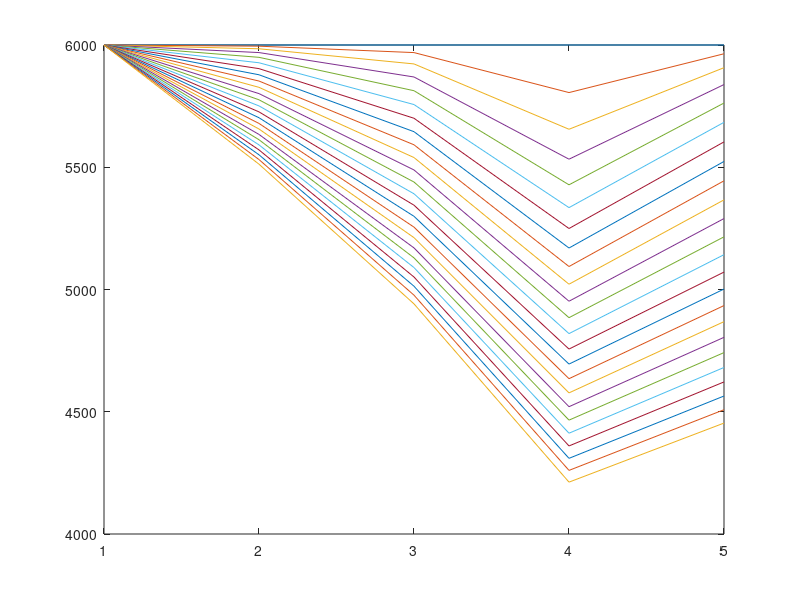

This figure's MATLAB source:
%AmirMohyeddini

%comment
%press|_______|noflow
                                %point distribute
%zarib
%sabet
%zarib=zeros(N-1,N-1);
%sabet=zeros(N-1,1);
%pressure(:,1)=pl;
%if i==1 sabet -left*pl
%press_________noflow

%                                               point distribution
%pressure(n-1,i+1)&&-qsc(i+1) important
%%%%%%%%%%%%%%%%%%%%%%%%%%%%%%%%%%%%%%%%%%%%%%%%%%%%%%%%%%%%%%%%%%%%%%%%%%%

clc;
clear;
close all;

N=5;
phi=0.18;

deltax=zeros(1,N);
for i=1:N
   deltax(1,i)=1000; 
end
deltay=1000;
deltaz=75;
% permx=15;
permx=zeros(1,N);
for i=1:N
   permx(1,i)=15; 
    
end
% Bo=1;
co=3.5e-6;
Bo=@(p) 1;%1/(1+co*(p-4200));
muob=3.5;
pb=2635;
mu=@(p) 10;%muob*(p/pb)^(2.6*(p^1.187)*exp(-11.513+(-8.98e-5*p)));


% deltax=lenx/N;
zarib=zeros(N-1,N-1);
sabet=zeros(N-1,1);
deltat=15;
time=365;
pl=6000;
nt=floor(time/deltat);
pressure=zeros(nt,N);
pressure(1,:)=6000;
pressure(:,1)=pl;

betac=1.127e-3;
alphac=5.615;
Ax=deltay*deltaz;
vb=Ax.*deltax;

qsc=zeros(1,N);
qsc(4)=-150;

% qsc(67)=-10;
for n=2:nt
   for i=1:N-1
        if i==1
         right=(betac*Ax*(deltax(1,i+1)+deltax(1,i+2))/(deltax(1,i+1)/permx(1,i+1)+deltax(1,i+2)/permx(1,i+2)))/(mu(1/2*(pressure(n-1,i+1)+pressure(n-1,i+2)))*Bo(1/2*(pressure(n-1,i+1)+pressure(n-1,i+2)))*(1/2*(deltax(1,i+1)+deltax(1,i+2))));
         left=(betac*Ax*(deltax(1,i+1)+deltax(1,i))/(deltax(1,i+1)/permx(1,i+1)+deltax(1,i)/permx(1,i)))/(mu(1/2*(pressure(n-1,i+1)+pressure(n-1,i)))*Bo(1/2*(pressure(n-1,i+1)+pressure(n-1,i)))*(1/2*(deltax(1,i+1)+deltax(1,i))));
         self=-2*(betac*Ax*permx(1,i+1))/(mu(pressure(n-1,i+1))*Bo(pressure(n-1,i+1))*(deltax(1,i+1)))-(vb(1,i+1)*phi*co)/(alphac*Bo(pressure(n-1,i+1))*deltat); 
           zarib(i,i+1)=right;
           zarib(i,i)=self;
           sabet(i,1)=-qsc(i+1)-(vb(1,i+1)*phi*co)/(alphac*Bo(pressure(n-1,i+1))*deltat)*pressure(n-1,i+1)-left*pl;
           

      elseif i==N-1
         right=(betac*Ax*(deltax(1,i+1)+deltax(1,i+1))/(deltax(1,i+1)/permx(1,i+1)+deltax(1,i+1)/permx(1,i+1)))/(mu(1/2*(pressure(n-1,i+1)+pressure(n-1,i+1)))*Bo(1/2*(pressure(n-1,i+1)+pressure(n-1,i+1)))*(1/2*(deltax(1,i+1)+deltax(1,i+1))));
         left=(betac*Ax*(deltax(1,i+1)+deltax(1,i))/(deltax(1,i+1)/permx(1,i+1)+deltax(1,i)/permx(1,i)))/(mu(1/2*(pressure(n-1,i+1)+pressure(n-1,i)))*Bo(1/2*(pressure(n-1,i+1)+pressure(n-1,i)))*(1/2*(deltax(1,i+1)+deltax(1,i))));
         self=-2*(betac*Ax*permx(1,i+1))/(mu(pressure(n-1,i+1))*Bo(pressure(n-1,i+1))*(deltax(1,i+1)))-(vb(1,i+1)*phi*co)/(alphac*Bo(pressure(n-1,i+1))*deltat); 
           zarib(i,i-1)=left;
           zarib(i,i)=self+right;
           sabet(i,1)=-qsc(1,i+1)-(vb(1,i+1)*phi*co)/(alphac*Bo(pressure(n-1,i+1))*deltat)*pressure(n-1,i+1);
        else
            
         right=(betac*Ax*(deltax(1,i+1)+deltax(1,i+2))/(deltax(1,i+1)/permx(1,i+1)+deltax(1,i+2)/permx(1,i+2)))/(mu(1/2*(pressure(n-1,i+1)+pressure(n-1,i+2)))*Bo(1/2*(pressure(n-1,i+1)+pressure(n-1,i+2)))*(1/2*(deltax(1,i+1)+deltax(1,i+2))));
         left=(betac*Ax*(deltax(1,i+1)+deltax(1,i))/(deltax(1,i+1)/permx(1,i+1)+deltax(1,i)/permx(1,i)))/(mu(1/2*(pressure(n-1,i+1)+pressure(n-1,i)))*Bo(1/2*(pressure(n-1,i+1)+pressure(n-1,i)))*(1/2*(deltax(1,i+1)+deltax(1,i))));
         self=-2*(betac*Ax*permx(1,i+1))/(mu(pressure(n-1,i+1))*Bo(pressure(n-1,i+1))*(deltax(1,i+1)))-(vb(1,i+1)*phi*co)/(alphac*Bo(pressure(n-1,i+1))*deltat);  
           zarib(i,i+1)=right;
           zarib(i,i)=self;
           zarib(i,i-1)=left;
           sabet(i,1)=-qsc(i+1)-(vb(1,i+1)*phi*co)/(alphac*Bo(pressure(n-1,i+1))*deltat)*pressure(n-1,i+1);
           
       end
       
      
   end
   %x=zarayeb^-1*sabet;
x=linsolve(zarib,sabet);
pressure(n,2:end)=x';
% pressure(:,1)=6000;
    
    
end
% for n=2:nt
%     (pressure(n,5))-(pressure(n-1,5));  %#ok
% end

for n=1:nt
   plot(pressure(n,:))
   hold on
end


% figure
% plot(pressure(:,50));

